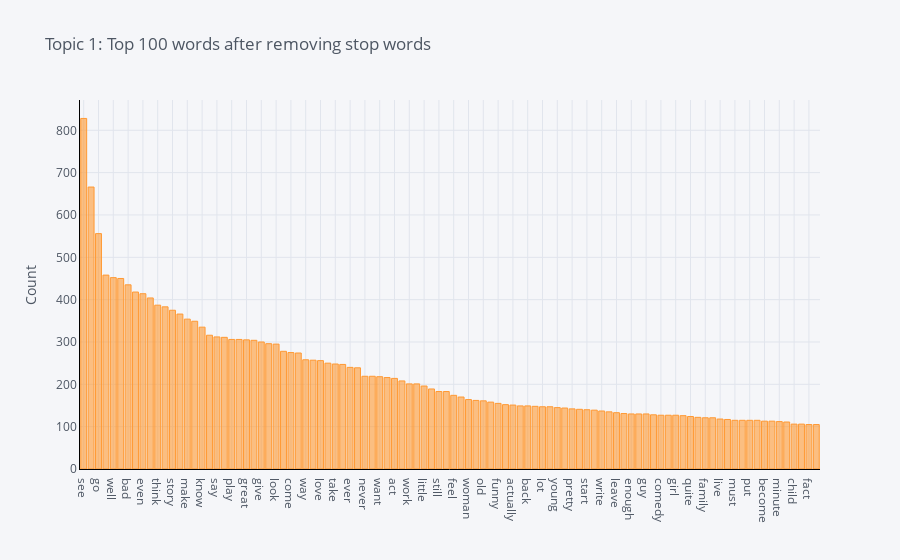

This figure's notebook cell:
### Code cell
plot_model(model=lda, plot = 'frequency', topic_num = 'Topic 1')

### Figure 1 — Plotly figure (JSON) as saved in the notebook; plotly's stock layout.template omitted (floating-point values rounded to 4 significant figures)
{"data": [{"marker": {"color": "rgba(255, 153, 51, 0.6)", "line": {"color": "rgba(255, 153, 51, 1.0)", "width": 1}}, "name": "count", "orientation": "v", "text": "", "type": "bar", "x": ["see", "good", "go", "time", "well", "watch", "bad", "really", "even", "would", "think", "character", "story", "scene", "make", "show", "know", "end", "say", "also", "play", "could", "great", "much", "give", "people", "look", "find", "come", "first", "way", "thing", "love", "actor", "take", "man", "ever", "seem", "never", "many", "want", "plot", "act", "life", "work", "may", "little", "try", "still", "year", "feel", "part", "woman", "performance", "old", "real", "funny", "day", "actually", "tell", "back", "happen", "lot", "role", "young", "big", "pretty", "get", "start", "turn", "write", "use", "leave", "kill", "enough", "director", "guy", "line", "comedy", "keep", "girl", "friend", "quite", "music", "family", "script", "live", "long", "must", "cast", "put", "point", "become", "enjoy", "minute", "almost", "child", "least", "fact", "last"], "y": [828, 666, 556, 458, 452, 450, 435, 418, 414, 404, 387, 383, 375, 366, 354, 349, 335, 316, 312, 311, 306, 306, 305, 304, 300, 296, 295, 278, 275, 274, 258, 257, 256, 250, 248, 247, 240, 239, 219, 219, 218, 216, 214, 208, 201, 201, 196, 189, 183, 183, 174, 170, 164, 162, 161, 158, 155, 152, 151, 149, 149, 148, 147, 147, 145, 144, 142, 141, 140, 139, 137, 135, 133, 131, 130, 130, 130, 128, 127, 127, 127, 126, 124, 122, 121, 121, 118, 117, 115, 115, 115, 115, 113, 113, 112, 111, 106, 106, 105, 105]}], "layout": {"legend": {"bgcolor": "#F5F6F9", "font": {"color": "#4D5663"}}, "paper_bgcolor": "#F5F6F9", "plot_bgcolor": "#F5F6F9", "title": {"font": {"color": "#4D5663"}, "text": "Topic 1: Top 100 words after removing stop words"}, "xaxis": {"gridcolor": "#E1E5ED", "linecolor": "black", "showgrid": true, "tickfont": {"color": "#4D5663"}, "title": {"font": {"color": "#4D5663"}, "text": ""}, "zerolinecolor": "#E1E5ED"}, "yaxis": {"gridcolor": "#E1E5ED", "linecolor": "black", "showgrid": true, "tickfont": {"color": "#4D5663"}, "title": {"font": {"color": "#4D5663"}, "text": "Count"}, "zerolinecolor": "#E1E5ED"}}}
